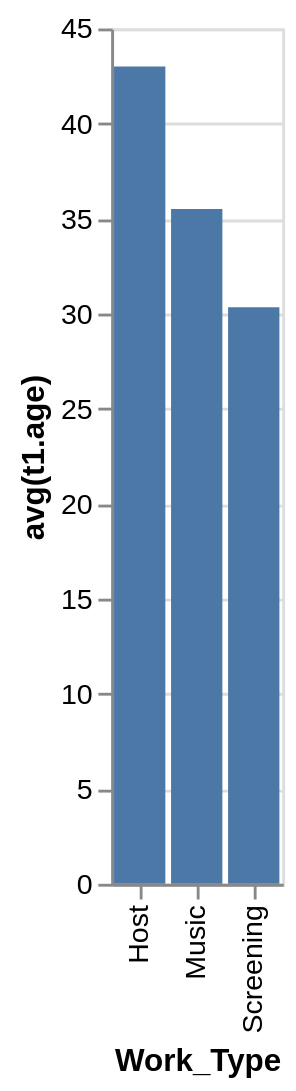

Specify this chart in Vega-Lite:
### Vega-Lite specification from a JSON file in a GitHub repository (floating-point values rounded to 4 significant figures)
{"data": {"values": [{"x_data": "Host", "y_data": 43}, {"x_data": "Music", "y_data": 35.5}, {"x_data": "Screening", "y_data": 30.33}]}, "mark": "bar", "encoding": {"x": {"field": "x_data", "type": "nominal", "title": "Work_Type", "sort": "ascending"}, "y": {"field": "y_data", "type": "quantitative", "title": "avg(t1.age)"}}}
